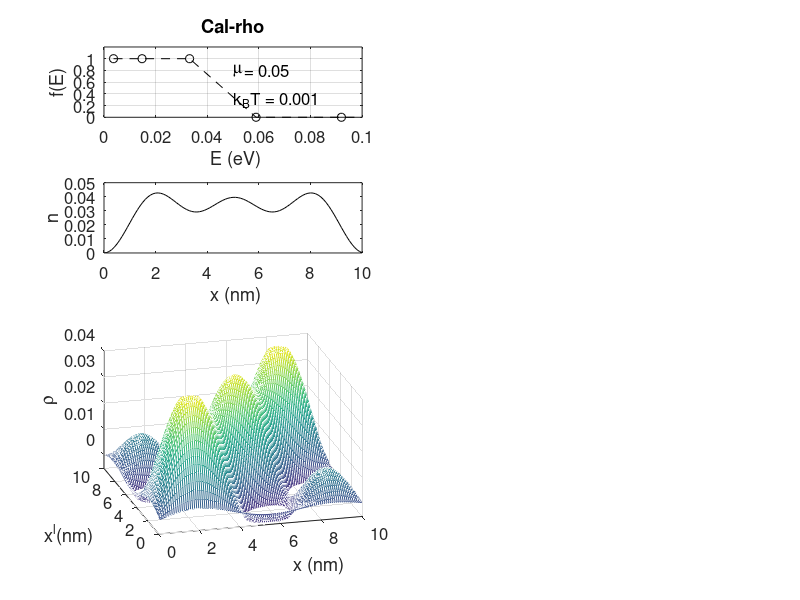

The MATLAB source for this figure:
% Cal_rho.m Calculate the electron density and the current density.
clear all
hbar = 1.054e-34;
m0 = 9.11e-31;
ecoul = 1.6e-19;
eV2J = 1.6e-19;
J2eV = 1./eV2J;
hbar_eV = J2eV*hbar
del_x = 1.e-10;
NN = 100;
N_center = NN/2;

% Energies are meV
chi0 = J2eV*hbar^2/(2*m0*del_x^2);


% Convert to nm for plotting
DX = del_x*1e9;
X = (DX:DX:NN*DX);
% This adds the H.O. Potential
U = zeros(1,NN);
Eref = .1;
% Ground state energy in eV
k = m0*(Eref/hbar_eV)^2;
for n=1:NN
    % U(n) = J2eV*.5*k*((N_center-n)*a)^2;
    % ffr: if commented this means that there is no external pot?
end

% ---- Construct the Hamiltonian ---
H = zeros(NN,NN);
H(1,1) = 2*chi0 + U(1);
H(1,2) = -1*chi0;
for n=2:NN-1
    H(n,n-1) = -1*chi0;
    H(n,n) = 2*chi0+ U(n);
    H(n,n+1) = -1*chi0;
end
H(NN,NN-1) = -1*chi0;
H(NN,NN) = 2*chi0+U(NN);
% ----------------------------------
% This MATLAB command calculated the eigenenergies
% and corresponding eigenfunctions
[phi,D] = eig(H);
E = diag(D);

% ------- Calculate the Fermi function ------
f = zeros(1,NN);
mu = 0.05;
% Chemical potential
kT = 0.001;
for m=1:NN
    f(m) = 1./(1+exp((E(m)-mu)/kT));
end

subplot(4,2,1)
plot(E,f,'o--k')
axis( [ 0 .1 0 1.2])
xlabel(' E (eV)')
ylabel('f(E)')
grid on
title('Cal-rho')
TT = text( .05, .8, 'm ','FontName','Symbol' );
set(TT,'fontsize',12)
TT = text( .053, .8, [' = ',num2str(mu) ]);
set(TT,'fontsize',12)
TT = text( .05, .3, ['k_BT = ',num2str(kT) ]);
set(TT,'fontsize',12)
set(gca,'fontsize',12)

% ------- Calculate rho ----------
rho = zeros(1,NN);
rho2 = zeros(NN,NN);
for m=1:20
    for n=1:NN
        rho(n) = rho(n) + f(m)*phi(n,m)^2;
        for l=1:NN
            rho2(l,n) = rho2(l,n) + f(m)*phi(n,m)*phi(l,m);
        end
    end
end

subplot(4,2,3)
plot(X,rho,'k')
xlabel(' x (nm)')
ylabel('n')
set(gca,'fontsize',12)
subplot(2,2,3)
mesh(X,X,rho2)
view(-15,30)
axis( [ 0 10 0 10 -0.005 0.04 ])
zlabel('r','FontName','Symbol')
xlabel('x (nm)')
ylabel('x^l(nm)')
set(gca,'fontsize',12)


